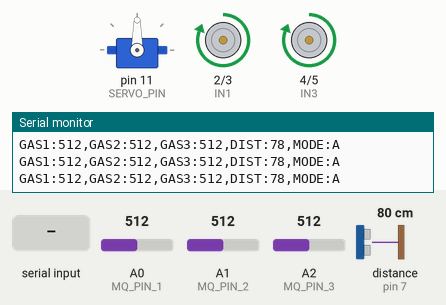
Recording of a sketch running on a simulated Arduino Uno, built with avr-gcc and run on an emulated ATmega328P. Shown: servo, motor-driver pin pairs drawn as motors (green arrow = first pin HIGH = forward, orange = second pin HIGH = backward, longer = more drive), the last lines printed to the serial monitor. Wiring (inferred from the names in the program): ultrasonic range finder: trigger pin 6; echo pin 7. The test bench sets the inputs (shaded band); at power-on: distance to the obstacle (sensor on pin 7) 80 cm, A0 (MQ_PIN_1) = 512, A1 (MQ_PIN_2) = 512, A2 (MQ_PIN_3) = 512. The echo pulse lasts 58.3 µs per cm.

Above: at 1.2 s.
1.3 s: distance to the obstacle (sensor on pin 7) set to 34 cm
2.8 s: distance to the obstacle (sensor on pin 7) set to 28 cm
At 4.4 s:
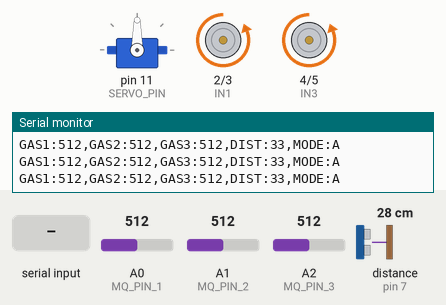
5.8 s: distance to the obstacle (sensor on pin 7) set to 35 cm
At 6.7 s:
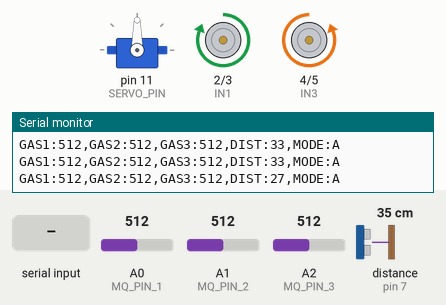
8.3 s: "MODE:M\n" received over Serial
At 9.2 s:
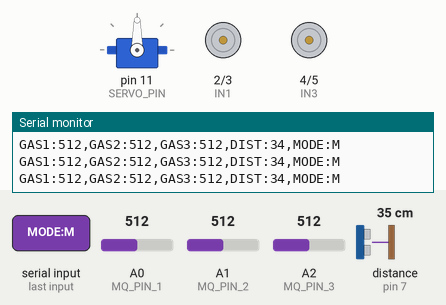
10.3 s: "MODE:A\n" received over Serial
At 10.8 s:
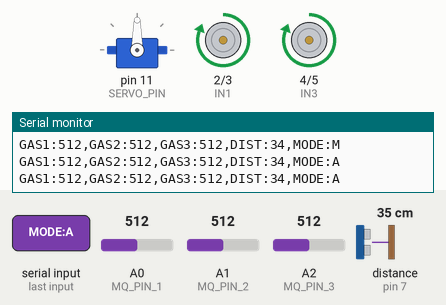
11.8 s: distance to the obstacle (sensor on pin 7) set to 2 cm
At 14.0 s:
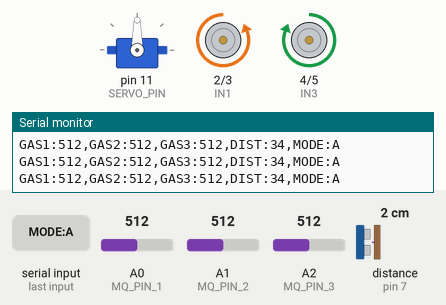
Timing chart, 0 to 15.8 s (numbered marks = the images above; inputs shaded):
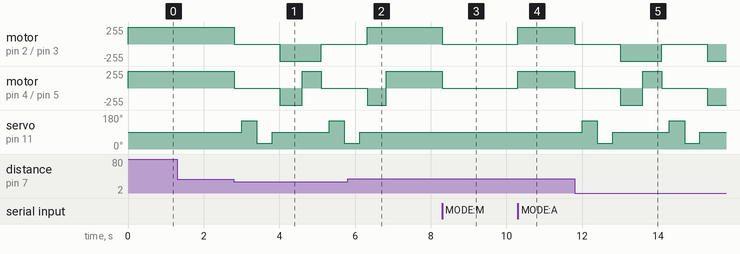

Measured:
- the behaviour switches between 32 and 31 cm on distance to the obstacle (sensor on pin 7) (found by bisection; images 0 and 1)
- after the input at 2.8 s, motor on pin 2 (IN1) / pin 3 (IN2): forward 255/255 → stopped at once, → backward 255/255 1.2 s later, → stopped 1.1 s later; motor on pin 4 (IN3) / pin 5 (IN4): forward 255/255 → stopped at once, → backward 255/255 1.2 s later, → forward 255/255 0.60 s later, → stopped 0.50 s later
- after the input at 5.8 s, servo on pin 11 (SERVO_PIN): goes on until 6.1 s, then stays 90°
- after the input at 8.3 s, motor on pin 2 (IN1) / pin 3 (IN2), motor on pin 4 (IN3) / pin 5 (IN4): forward 255/255 → stopped at once
- after the input at 10.3 s, motor on pin 2 (IN1) / pin 3 (IN2), motor on pin 4 (IN3) / pin 5 (IN4): stopped → forward 255/255 at once
- after the input at 11.8 s, motor on pin 2 (IN1) / pin 3 (IN2): alternates backward 255/255 for 1.1 s and stopped for 1.2 s, starting at once; motor on pin 4 (IN3) / pin 5 (IN4): forward 255/255 → stopped at once, → backward 255/255 1.2 s later, → forward 255/255 0.60 s later, → stopped 0.50 s later, … (5 changes in this stretch)

The sketch:

arduino.ino
```cpp
#include <Servo.h>

// --- PIN DEFINITIONS ---
// L298N Motor Driver
const int IN1 = 2;
const int IN2 = 3;
const int IN3 = 4;
const int IN4 = 5;

// HC-SR04 Ultrasonic Sensor
const int TRIG_PIN = 6;
const int ECHO_PIN = 7;

// SG90 Servo
const int SERVO_PIN = 11;

// MQ Gas Sensors (Analog Inputs)
const int MQ_PIN_1 = A0;
const int MQ_PIN_2 = A1;
const int MQ_PIN_3 = A2;

// --- VARIABLES & OBJECTS ---
Servo radarServo;
bool autonomousMode = true; // Starts in Auto mode by default
unsigned long lastTelemetryTime = 0;
const unsigned long telemetryInterval = 200; // Send data every 200ms

void setup() {
  Serial.begin(115200); // High baud rate for fast Pi communication

  // Initialize Motor Pins
  pinMode(IN1, OUTPUT);
  pinMode(IN2, OUTPUT);
  pinMode(IN3, OUTPUT);
  pinMode(IN4, OUTPUT);

  // Initialize Ultrasonic Pins
  pinMode(TRIG_PIN, OUTPUT);
  pinMode(ECHO_PIN, INPUT);

  // Initialize Servo
  radarServo.attach(SERVO_PIN);
  radarServo.write(90); // Look straight ahead

  stopMotors();
}

void loop() {
  // 1. Check for incoming commands from Raspberry Pi
  checkSerialCommands();

  // 2. Handle Movement Logic Based on Mode
  if (autonomousMode) {
    runObstacleAvoidance();
  }

  // 3. Send Sensor Data to Pi at regular intervals
  if (millis() - lastTelemetryTime >= telemetryInterval) {
    sendTelemetry();
    lastTelemetryTime = millis();
  }
}

// --- NAVIGATION & SENSORS ---
long getDistance() {
  digitalWrite(TRIG_PIN, LOW);
  delayMicroseconds(2);
  digitalWrite(TRIG_PIN, HIGH);
  delayMicroseconds(10);
  digitalWrite(TRIG_PIN, LOW);
  long duration = pulseIn(ECHO_PIN, HIGH, 30000); // 30ms timeout
  long distance = duration * 0.034 / 2;
  return (distance == 0) ? 999 : distance; // Return 999 if timeout out (clear path)
}

void runObstacleAvoidance() {
  long distanceAhead = getDistance();

  if (distanceAhead > 30) {
    moveForward();
  } else {
    stopMotors();
    delay(200);

    // Look Left
    radarServo.write(150);
    delay(400);
    long leftDist = getDistance();

    // Look Right
    radarServo.write(30);
    delay(400);
    long rightDist = getDistance();

    // Return to Center
    radarServo.write(90);
    delay(200);

    // Make Decision
    if (leftDist > rightDist && leftDist > 30) {
      turnLeft();
      delay(500); // Turn for half a second
    } else if (rightDist > leftDist && rightDist > 30) {
      turnRight();
      delay(500);
    } else {
      moveBackward();
      delay(600);
      turnLeft();
      delay(500);
    }
    stopMotors();
  }
}

// --- MOTOR ACTUATION ---
void moveForward() {
  digitalWrite(IN1, HIGH); digitalWrite(IN2, LOW);
  digitalWrite(IN3, HIGH); digitalWrite(IN4, LOW);
}
void moveBackward() {
  digitalWrite(IN1, LOW);  digitalWrite(IN2, HIGH);
  digitalWrite(IN3, LOW);  digitalWrite(IN4, HIGH);
}
void turnLeft() {
  digitalWrite(IN1, LOW);  digitalWrite(IN2, HIGH);
  digitalWrite(IN3, HIGH); digitalWrite(IN4, LOW);
}
void turnRight() {
  digitalWrite(IN1, HIGH); digitalWrite(IN2, LOW);
  digitalWrite(IN3, LOW);  digitalWrite(IN4, HIGH);
}
void stopMotors() {
  digitalWrite(IN1, LOW);  digitalWrite(IN2, LOW);
  digitalWrite(IN3, LOW);  digitalWrite(IN4, LOW);
}

// --- SERIAL COMMUNICATION ---
void sendTelemetry() {
  int gas1 = analogRead(MQ_PIN_1);
  int gas2 = analogRead(MQ_PIN_2);
  int gas3 = analogRead(MQ_PIN_3);
  long dist = getDistance();

  // Format: GAS1:val,GAS2:val,GAS3:val,DIST:val,MODE:A/M
  Serial.print("GAS1:"); Serial.print(gas1);
  Serial.print(",GAS2:"); Serial.print(gas2);
  Serial.print(",GAS3:"); Serial.print(gas3);
  Serial.print(",DIST:"); Serial.print(dist);
  Serial.print(",MODE:"); Serial.println(autonomousMode ? "A" : "M");
}

void checkSerialCommands() {
  if (Serial.available() > 0) {
    String command = Serial.readStringUntil('\n');
    command.trim();

    // Handle Mode Changes
    if (command == "MODE:A") {
      autonomousMode = true;
    }
    else if (command == "MODE:M") {
      autonomousMode = false;
      stopMotors(); // Instantly stop when switching to manual
    }

    // Handle Manual Steering Commands (Only executed if in Manual Mode)
    if (!autonomousMode) {
      if (command == "CMD:F") moveForward();
      else if (command == "CMD:B") moveBackward();
      else if (command == "CMD:L") turnLeft();
      else if (command == "CMD:R") turnRight();
      else if (command == "CMD:S") stopMotors();
    }
  }
}
```
